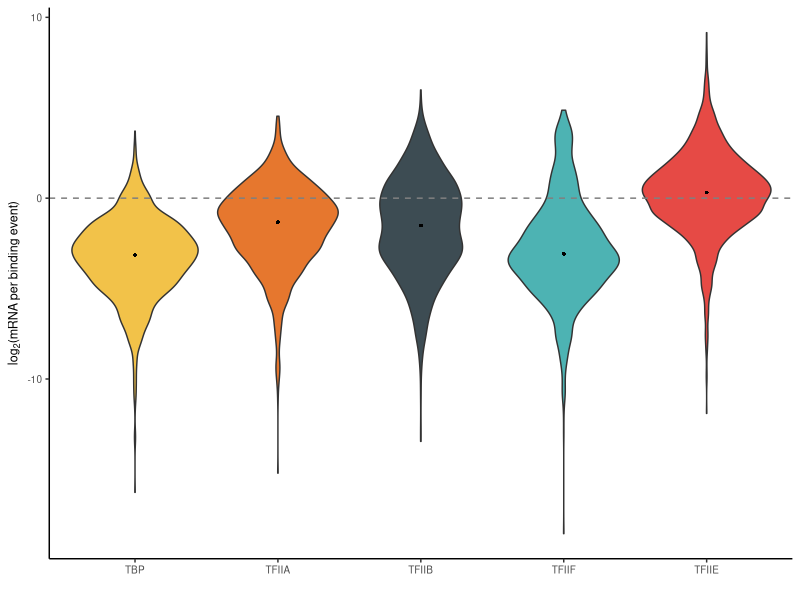

Here is the R script that generated this plot:
rm(list = ls())

library(tidyverse)

set.seed(42)

# load synthesis rates and get quartiles 
synthesisRates = read.csv("data/synthesisRates.csv") 

# upload table replace <1 min with a random number between 0-1
resTimes = read.csv("data/residence_times_all.csv") %>% 
  pivot_longer(cols = TBP:TFIIF, names_to = "factorName", values_to = "resTime", values_drop_na = TRUE) %>% 
  distinct()

plotResTime = resTimes %>% 
  mutate(randNum = runif(nrow(resTimes), min=0, max=1)) %>% 
  mutate(resTimesNum = ifelse(resTime == "<1", randNum, as.numeric(resTime))) %>% 
  #mutate(resTimesNum = ifelse(resTimesNum > 20, 20, resTimesNum)) %>% 
  inner_join(synthesisRates) %>% 
  mutate(TR_efficiency = synthesis_perCell_perMin * resTimesNum)

plotResTime$factorName = factor(plotResTime$factorName, levels = c("TBP", "TFIIA", "TFIIB", 
                                                                   "TFIIF", "TFIIE"))

colorPalette = c("#F2C249", "#E6772E", "#3D4C53", "#4DB3B3", "#E64A45")
p = ggplot(plotResTime, aes(x = factorName, y = log2(TR_efficiency), fill = factorName))
p + geom_violin() +
  theme_classic() +
  xlab(" ") +
  ylab((expression(paste(log[2],"(mRNA per binding event)")))) +
  geom_hline(yintercept = 0, color = "grey50", linetype = "dashed") +
  theme(panel.background = element_rect(fill = "transparent"), # bg of the panel
        plot.background = element_rect(fill = "transparent", color = NA),
        text = element_text(size=9),
        legend.position = "none",
        panel.grid.major = element_blank(), 
        panel.grid.minor = element_blank()) +
  #facet_wrap(~factorName, scales = "free", nrow = 1) +
  scale_color_manual(values = colorPalette) +
  scale_fill_manual(values = colorPalette) +
  stat_summary(fun=median, geom="point", shape=16, size=1)

mean_and_median = resTimes %>% 
  mutate(randNum = runif(nrow(resTimes), min=0, max=1)) %>% 
  mutate(resTimesNum = ifelse(resTime == "<1", randNum, as.numeric(resTime))) %>% 
  #mutate(resTimesNum = ifelse(resTimesNum > 20, 20, resTimesNum)) %>% 
  inner_join(synthesisRates) %>% 
  mutate(TR_efficiency = synthesis_perCell_perMin * resTimesNum) %>% 
  group_by(factorName) %>% 
  summarise(mean = mean(TR_efficiency), med = median(TR_efficiency))

